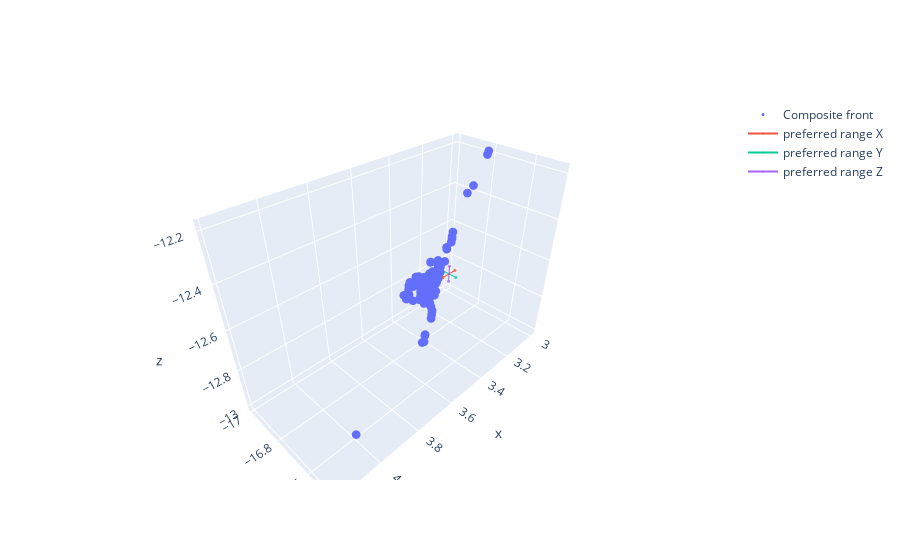

The cell this chart's notebook holds for it:
### Code cell
range, rp = gp.generateRanges4learning(base)
print(range)
print(rp)
fig = visualize_3D_front_range(base.composite_front, range, rp)
fig.write_html(f"./results/" f"ranges_learning.html")
fig
